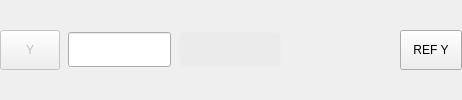
       <widget class="QWidget" name="dros_y_layout" native="true">
        <property name="minimumSize">
         <size>
          <width>0</width>
          <height>42</height>
         </size>
        </property>
        <layout class="QHBoxLayout" name="z_axis_dro_layout_7">
         <property name="spacing">
          <number>8</number>
         </property>
         <property name="leftMargin">
          <number>0</number>
         </property>
         <property name="topMargin">
          <number>2</number>
         </property>
         <property name="rightMargin">
          <number>0</number>
         </property>
         <property name="bottomMargin">
          <number>2</number>
         </property>
         <item>
          <widget class="MDIButton" name="zero_y_button">
           <property name="enabled">
            <bool>false</bool>
           </property>
           <property name="sizePolicy">
            <sizepolicy hsizetype="Preferred" vsizetype="Preferred">
             <horstretch>0</horstretch>
             <verstretch>0</verstretch>
            </sizepolicy>
           </property>
           <property name="minimumSize">
            <size>
             <width>60</width>
             <height>40</height>
            </size>
           </property>
           <property name="maximumSize">
            <size>
             <width>60</width>
             <height>40</height>
            </size>
           </property>
           <property name="styleSheet">
            <string notr="true">MDIButton {
   	font: 17pt &quot;Bebas Kai&quot;;
}</string>
           </property>
           <property name="text">
            <string>Y</string>
           </property>
           <property name="icon">
            <iconset resource="../../../../src/probe_basic/probe_basic.qrc">
             <normaloff>:/images/zero.png</normaloff>:/images/zero.png</iconset>
           </property>
           <property name="iconSize">
            <size>
             <width>20</width>
             <height>20</height>
            </size>
           </property>
           <property name="rules" stdset="0">
            <string>[
    {
        &quot;channels&quot;: [
            {
                &quot;url&quot;: &quot;status:g5x_index&quot;,
                &quot;trigger&quot;: true,
                &quot;type&quot;: &quot;int&quot;
            }
        ],
        &quot;expression&quot;: &quot;&quot;,
        &quot;name&quot;: &quot;G5x Index&quot;,
        &quot;property&quot;: &quot;None&quot;
    }
]</string>
           </property>
           <property name="MDICommand" stdset="0">
            <string>G10 L20 P{ch[0]} Y0.0</string>
           </property>
          </widget>
         </item>
         <item>
          <widget class="DROLineEdit" name="dro_entry_y_main">
           <property name="sizePolicy">
            <sizepolicy hsizetype="Preferred" vsizetype="Fixed">
             <horstretch>1</horstretch>
             <verstretch>0</verstretch>
            </sizepolicy>
           </property>
           <property name="minimumSize">
            <size>
             <width>100</width>
             <height>35</height>
            </size>
           </property>
           <property name="focusPolicy">
            <enum>Qt::ClickFocus</enum>
           </property>
           <property name="styleSheet">
            <string notr="true">DROLineEdit{
    border-style: transparant;
    border-color: rgb(235, 235, 235);
    border-width: 1px;
    border-radius: 5px;
    color: black;
    background: rgb(235, 235, 235);
    padding-right: 2px;
    font: 17pt &quot;Bebas Kai&quot;;
}</string>
           </property>
           <property name="alignment">
            <set>Qt::AlignRight|Qt::AlignTrailing|Qt::AlignVCenter</set>
           </property>
           <property name="referenceType" stdset="0">
            <number>1</number>
           </property>
           <property name="axisNumber" stdset="0">
            <number>1</number>
           </property>
           <property name="inchFormat" stdset="0">
            <string>%9.4f</string>
           </property>
           <property name="millimeterFormat" stdset="0">
            <string>%10.3f</string>
           </property>
           <property name="degreeFormat" stdset="0">
            <string>%10.2f</string>
           </property>
           <property name="latheMode" stdset="0">
            <number>0</number>
           </property>
          </widget>
         </item>
         <item>
          <widget class="DROLabel" name="drolabel_machine_y">
           <property name="sizePolicy">
            <sizepolicy hsizetype="Preferred" vsizetype="Fixed">
             <horstretch>1</horstretch>
             <verstretch>0</verstretch>
            </sizepolicy>
           </property>
           <property name="minimumSize">
            <size>
             <width>100</width>
             <height>35</height>
            </size>
           </property>
           <property name="styleSheet">
            <string notr="true">QLabel{
    border-style: transparent;
    border-color: rgb(235, 235, 235);
    border-width: 1px;
    border-radius: 5px;
    color: black;
    background: rgb(235, 235, 235);
	font: 17pt;
    padding-right: 2px;
    font: 17pt &quot;Bebas Kai&quot;;
}

QLabel[style=&quot;unhomed&quot;]{
   color: red;
}

QLabel[style=&quot;homing&quot;]{
   color: rgb(196, 160, 0);
}</string>
           </property>
           <property name="alignment">
            <set>Qt::AlignRight|Qt::AlignTrailing|Qt::AlignVCenter</set>
           </property>
           <property name="referenceType" stdset="0">
            <number>0</number>
           </property>
           <property name="axisNumber" stdset="0">
            <number>1</number>
           </property>
           <property name="inchFormat" stdset="0">
            <string>%9.4f</string>
           </property>
           <property name="millimeterFormat" stdset="0">
            <string>%10.3f</string>
           </property>
           <property name="degreeFormat" stdset="0">
            <string>%10.2f</string>
           </property>
           <property name="latheMode" stdset="0">
            <number>0</number>
           </property>
          </widget>
         </item>
         <item>
          <widget class="DROLabel" name="drolabel_12">
           <property name="sizePolicy">
            <sizepolicy hsizetype="Preferred" vsizetype="Fixed">
             <horstretch>1</horstretch>
             <verstretch>0</verstretch>
            </sizepolicy>
           </property>
           <property name="minimumSize">
            <size>
             <width>100</width>
             <height>35</height>
            </size>
           </property>
           <property name="styleSheet">
            <string notr="true">DROLabel{
    border-style: transparent;
    border-color: rgb(235, 235, 235);
    border-width: 1px;
    border-radius: 5px;
    color: black;
    background: rgb(235, 235, 235);
	font: 17pt;
    padding-right: 2px;
    font: 17pt &quot;Bebas Kai&quot;;
}

DROLabel[style=&quot;unhomed&quot;]{
   color: red;
}

DROLabel[style=&quot;homing&quot;]{
   color: rgb(196, 160, 0);
}</string>
           </property>
           <property name="alignment">
            <set>Qt::AlignRight|Qt::AlignTrailing|Qt::AlignVCenter</set>
           </property>
           <property name="referenceType" stdset="0">
            <number>2</number>
           </property>
           <property name="axisNumber" stdset="0">
            <number>1</number>
           </property>
           <property name="inchFormat" stdset="0">
            <string>%9.4f</string>
           </property>
           <property name="millimeterFormat" stdset="0">
            <string>%10.3f</string>
           </property>
           <property name="degreeFormat" stdset="0">
            <string>%10.2f</string>
           </property>
           <property name="latheMode" stdset="0">
            <number>0</number>
           </property>
          </widget>
         </item>
         <item>
          <widget class="ActionButton" name="ref_y_button_2">
           <property name="sizePolicy">
            <sizepolicy hsizetype="Preferred" vsizetype="Fixed">
             <horstretch>0</horstretch>
             <verstretch>0</verstretch>
            </sizepolicy>
           </property>
           <property name="minimumSize">
            <size>
             <width>62</width>
             <height>40</height>
            </size>
           </property>
           <property name="maximumSize">
            <size>
             <width>62</width>
             <height>40</height>
            </size>
           </property>
           <property name="focusPolicy">
            <enum>Qt::NoFocus</enum>
           </property>
           <property name="styleSheet">
            <string notr="true">QPushButton {
   	font: 15pt &quot;Bebas Kai&quot;;
}</string>
           </property>
           <property name="text">
            <string>REF Y</string>
           </property>
           <property name="rules" stdset="0">
            <string>[{&quot;name&quot;: &quot;home_prohibit&quot;, &quot;property&quot;: &quot;Enable&quot;, &quot;expression&quot;: &quot;not (ch[0] or ch[1] or ch[2] or ch[3])&quot;, &quot;channels&quot;: [{&quot;url&quot;: &quot;status:joint.0.homing&quot;, &quot;trigger&quot;: true}, {&quot;url&quot;: &quot;status:joint.1.homing&quot;, &quot;trigger&quot;: true}, {&quot;url&quot;: &quot;status:joint.2.homing&quot;, &quot;trigger&quot;: true}, {&quot;url&quot;: &quot;status:joint.3.homing&quot;, &quot;trigger&quot;: true}]}]</string>
           </property>
           <property name="actionName" stdset="0">
            <string>machine.home.axis:y</string>
           </property>
          </widget>
         </item>
        </layout>
       </widget>
